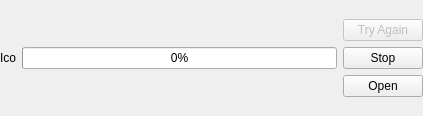
<?xml version="1.0" encoding="UTF-8"?>
<ui version="4.0">
 <class>DownloadItem</class>
 <widget class="QWidget" name="DownloadItem">
  <property name="geometry">
   <rect>
    <x>0</x>
    <y>0</y>
    <width>423</width>
    <height>116</height>
   </rect>
  </property>
  <property name="windowTitle">
   <string>Form</string>
  </property>
  <layout class="QHBoxLayout" name="horizontalLayout">
   <property name="margin" stdset="0">
    <number>0</number>
   </property>
   <item>
    <widget class="QLabel" name="fileIcon">
     <property name="sizePolicy">
      <sizepolicy hsizetype="Minimum" vsizetype="Minimum">
       <horstretch>0</horstretch>
       <verstretch>0</verstretch>
      </sizepolicy>
     </property>
     <property name="text">
      <string>Ico</string>
     </property>
    </widget>
   </item>
   <item>
    <layout class="QVBoxLayout" name="verticalLayout_2">
     <item>
      <widget class="SqueezeLabel" name="fileNameLabel" native="true">
       <property name="sizePolicy">
        <sizepolicy hsizetype="Expanding" vsizetype="Preferred">
         <horstretch>0</horstretch>
         <verstretch>0</verstretch>
        </sizepolicy>
       </property>
       <property name="text" stdset="0">
        <string>Filename</string>
       </property>
      </widget>
     </item>
     <item>
      <widget class="QProgressBar" name="progressBar">
       <property name="value">
        <number>0</number>
       </property>
      </widget>
     </item>
     <item>
      <widget class="SqueezeLabel" name="downloadInfoLabel" native="true">
       <property name="sizePolicy">
        <sizepolicy hsizetype="Minimum" vsizetype="Preferred">
         <horstretch>0</horstretch>
         <verstretch>0</verstretch>
        </sizepolicy>
       </property>
       <property name="text" stdset="0">
        <string/>
       </property>
      </widget>
     </item>
    </layout>
   </item>
   <item>
    <layout class="QVBoxLayout" name="verticalLayout">
     <item>
      <spacer name="verticalSpacer">
       <property name="orientation">
        <enum>Qt::Orientation::Vertical</enum>
       </property>
       <property name="sizeHint" stdset="0">
        <size>
         <width>17</width>
         <height>1</height>
        </size>
       </property>
      </spacer>
     </item>
     <item>
      <widget class="QPushButton" name="tryAgainButton">
       <property name="enabled">
        <bool>false</bool>
       </property>
       <property name="text">
        <string>Try Again</string>
       </property>
      </widget>
     </item>
     <item>
      <widget class="QPushButton" name="stopButton">
       <property name="text">
        <string>Stop</string>
       </property>
      </widget>
     </item>
     <item>
      <widget class="QPushButton" name="openButton">
       <property name="text">
        <string>Open</string>
       </property>
      </widget>
     </item>
     <item>
      <spacer name="verticalSpacer_2">
       <property name="orientation">
        <enum>Qt::Orientation::Vertical</enum>
       </property>
       <property name="sizeHint" stdset="0">
        <size>
         <width>17</width>
         <height>5</height>
        </size>
       </property>
      </spacer>
     </item>
    </layout>
   </item>
  </layout>
 </widget>
 <customwidgets>
  <customwidget>
   <class>SqueezeLabel</class>
   <extends>QWidget</extends>
   <header>squeezelabel.h</header>
  </customwidget>
 </customwidgets>
 <resources/>
 <connections/>
</ui>
